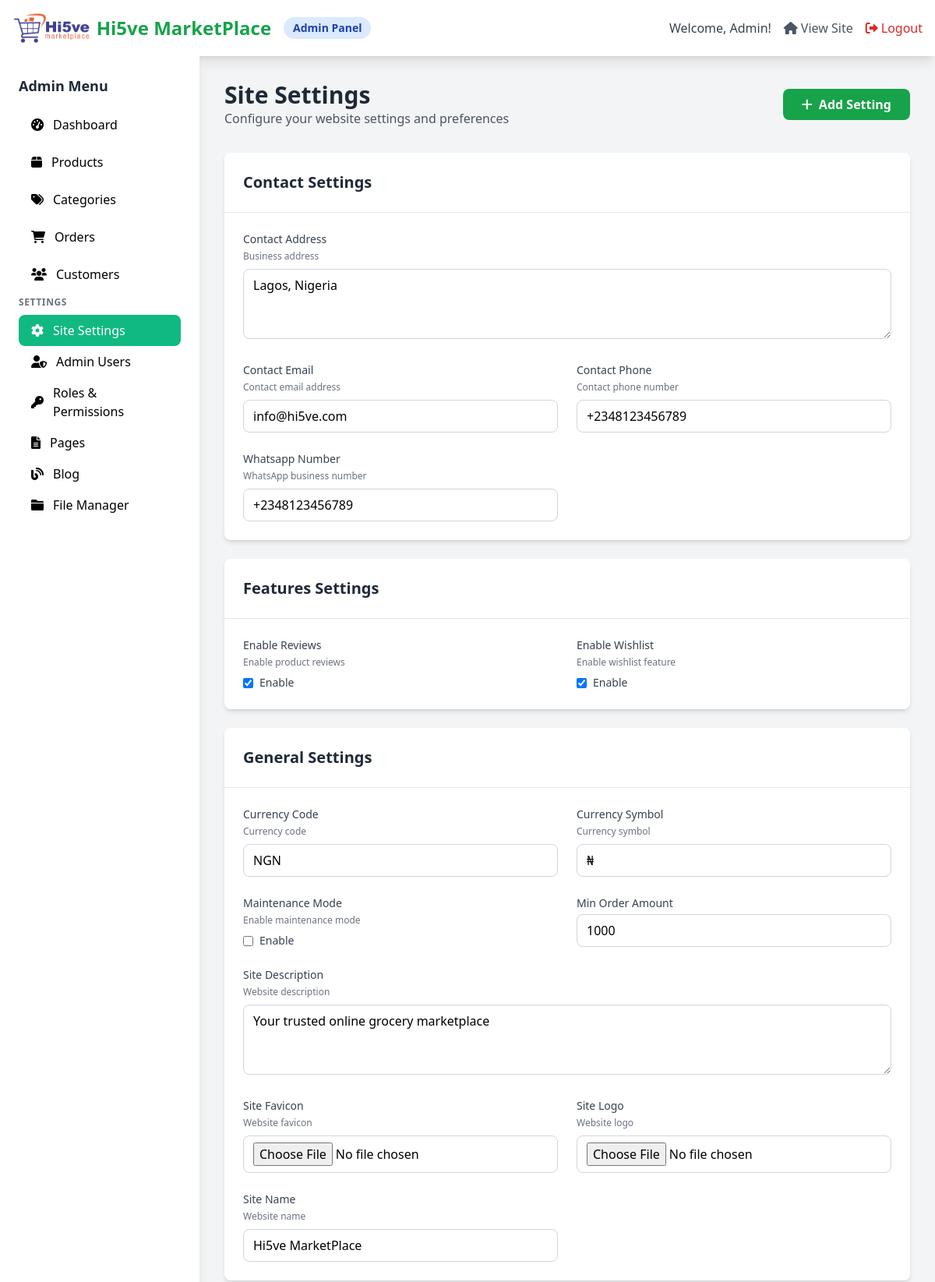
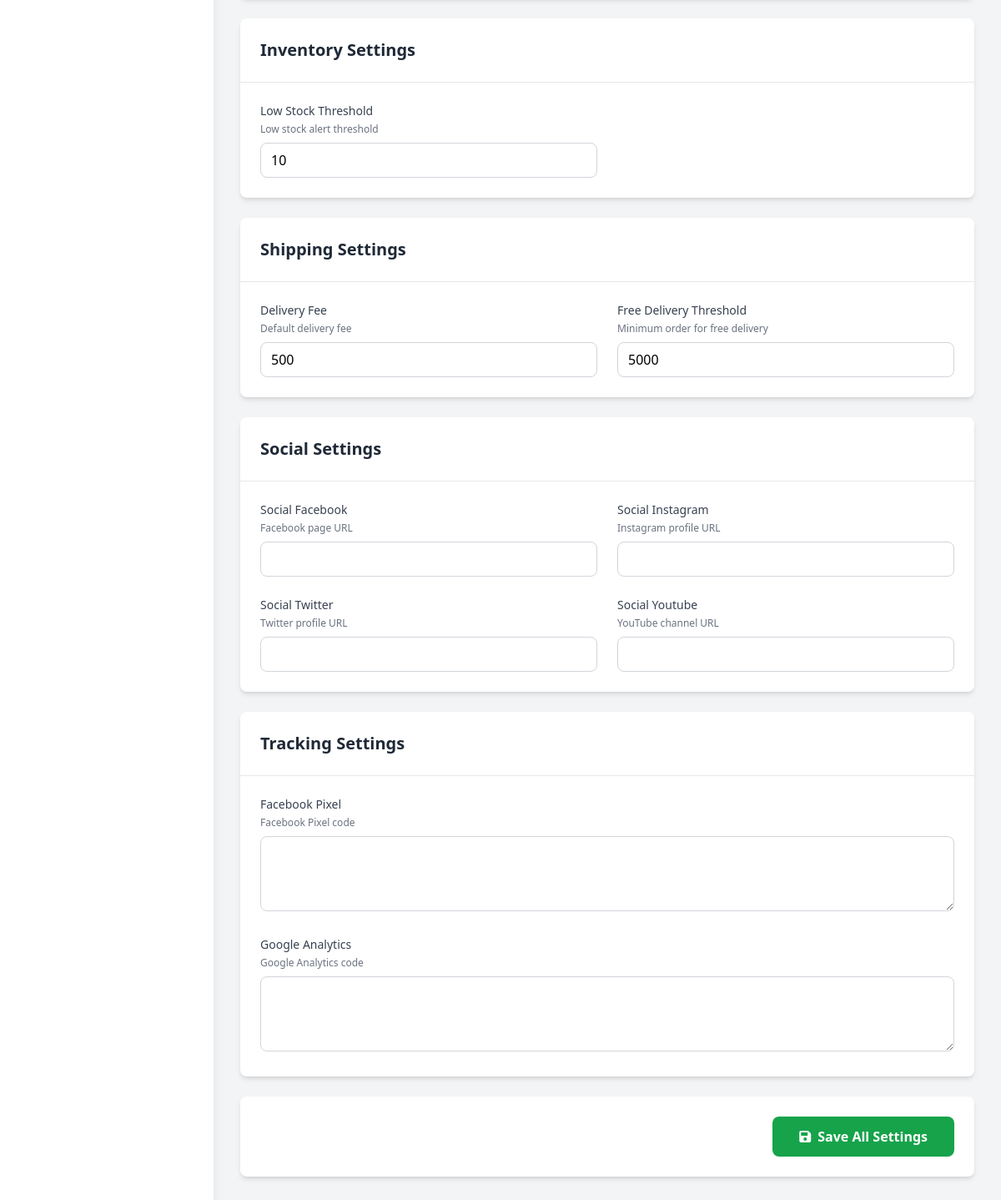
Screenshot of /admin/settings.php (signed in) with the database file from the repository (2 pictures, top to bottom).
### tables this page shows
CREATE TABLE site_settings (
    id INT PRIMARY KEY AUTO_INCREMENT,
    setting_key VARCHAR(100) NOT NULL UNIQUE,
    setting_value TEXT,
    setting_type ENUM('text', 'textarea', 'number', 'boolean', 'json', 'file') DEFAULT 'text',
    category VARCHAR(50) DEFAULT 'general',
    description TEXT,
    created_at TIMESTAMP DEFAULT CURRENT_TIMESTAMP,
    updated_at TIMESTAMP DEFAULT CURRENT_TIMESTAMP ON UPDATE CURRENT_TIMESTAMP
);

### classes/Settings.php (called while the page is built, shortened)
<?php
class Settings {
    private $conn;
    private $table = 'site_settings';
    public function __construct() {
        $database = new Database();
        $this->conn = $database->getConnection();
    }
    public function getAll($category = null) {
        try {
            $where_clause = $category ? "WHERE category = :category" : "";
            $query = "SELECT * FROM " . $this->table . " " . $where_clause . " ORDER BY category, setting_key";
            $stmt = $this->conn->prepare($query);
            $stmt->execute();
            return $stmt->fetchAll();
        } catch (PDOException $e) {
            return [];
        }
    }
    public function getGrouped() {
        try {
            $settings = $this->getAll();
            $grouped = [];
            foreach ($settings as $setting) {
                $grouped[$setting['category']][] = $setting;
            }
            return $grouped;
        } catch (Exception $e) {
            return [];
        }
    }
}
?>

### config/database.php (called while the page is built, shortened)
<?php
class Database {
    private $host = 'localhost';
    private $db_name = 'mart3';
    private $username = 'root';
    private $password = '';
    public function getConnection() {
        $this->conn = null;
        try {
            $dsn = "mysql:unix_socket=/Applications/XAMPP/xamppfiles/var/mysql/mysql.sock;dbname=" . $this->db_name;
            $this->conn = new PDO($dsn, $this->username, $this->password);
            $this->conn->setAttribute(PDO::ATTR_ERRMODE, PDO::ERRMODE_EXCEPTION);
            $this->conn->setAttribute(PDO::ATTR_DEFAULT_FETCH_MODE, PDO::FETCH_ASSOC);
        } catch(PDOException $exception) {
            try {
                $this->conn = new PDO(
                    "mysql:host=" . $this->host . ";port=3306;dbname=" . $this->db_name,
                    $this->username,
                    $this->password
                );
                $this->conn->setAttribute(PDO::ATTR_ERRMODE, PDO::ERRMODE_EXCEPTION);
                $this->conn->setAttribute(PDO::ATTR_DEFAULT_FETCH_MODE, PDO::FETCH_ASSOC);
            } catch(PDOException $fallback_exception) {
                echo "Connection error: " . $fallback_exception->getMessage();
            }
        }
        return $this->conn;
    }
}
?>

### admin/settings.php (the view, shortened to what this page needs)
<?php
require_once '../classes/Settings.php';
$settings = new Settings();
$grouped_settings = $settings->getGrouped();
include 'includes/admin_header.php';
?>
<div class="max-w-7xl mx-auto">
    <div class="flex justify-between items-center mb-8">
        <div>
            <h1 class="text-3xl font-bold text-gray-800">Site Settings</h1>
            <p class="text-gray-600">Configure your website settings and preferences</p>
        </div>
        <button onclick="toggleAddForm()" class="bg-green-600 text-white px-6 py-2 rounded-lg font-semibold hover:bg-green-700 transition duration-300">
            <i class="fas fa-plus mr-2"></i>Add Setting
        </button>
    </div>
    <form method="POST" action="">
        <?php foreach ($grouped_settings as $category => $category_settings): ?>
        <div class="bg-white rounded-lg shadow-md mb-6">
            <div class="p-6 border-b border-gray-200">
                <h2 class="text-xl font-semibold text-gray-800 capitalize"><?= htmlspecialchars($category) ?> Settings</h2>
            </div>
            <div class="p-6 grid md:grid-cols-2 gap-6">
                <?php foreach ($category_settings as $setting): ?>
                <div class="<?= $setting['setting_type'] === 'textarea' ? 'md:col-span-2' : '' ?>">
                    <div class="flex justify-between items-start mb-1">
                        <label for="setting_<?= $setting['setting_key'] ?>" class="block text-sm font-medium text-gray-700">
                            <?= ucwords(str_replace('_', ' ', $setting['setting_key'])) ?>
                        </label>
                    </div>
                    <?php if ($setting['description']): ?>
                    <p class="text-xs text-gray-500 mb-2"><?= htmlspecialchars($setting['description']) ?></p>
                    <?php endif; ?>
                    <?php
                    $input_name = "setting_{$setting['setting_key']}";
                    $input_value = htmlspecialchars($setting['setting_value']);
                    $input_class = "w-full px-3 py-2 border border-gray-300 rounded-lg focus:outline-none focus:ring-2 focus:ring-green-500";
                    switch ($setting['setting_type']):
                        case 'textarea':
                            echo "<textarea id=\"{$input_name}\" name=\"{$input_name}\" rows=\"3\" class=\"{$input_class}\">{$input_value}</textarea>";
                            break;
                        case 'number':
                            echo "<input type=\"number\" id=\"{$input_name}\" name=\"{$input_name}\" value=\"{$input_value}\" class=\"{$input_class}\">";
                            break;
                        case 'boolean':
                            $checked = $setting['setting_value'] === '1' ? 'checked' : '';
                            echo "<div class=\"flex items-center\">";
                            echo "<input type=\"checkbox\" id=\"{$input_name}\" name=\"{$input_name}\" value=\"1\" {$checked} class=\"rounded border-gray-300 text-green-600 shadow-sm focus:border-green-300 focus:ring focus:ring-green-200 focus:ring-opacity-50\">";
                            echo "<label for=\"{$input_name}\" class=\"ml-2 text-sm text-gray-700\">Enable</label>";
                            echo "</div>";
                            break;
                        case 'file':
                            echo "<div class=\"space-y-2\">";
                            echo "<input type=\"file\" id=\"{$input_name}\" name=\"{$input_name}\" class=\"{$input_class}\">";
                            echo "</div>";
                            break;
                        default:
                            echo "<input type=\"text\" id=\"{$input_name}\" name=\"{$input_name}\" value=\"{$input_value}\" class=\"{$input_class}\">";
                    endswitch;
                    ?>
                </div>
                <?php endforeach; ?>
            </div>
        </div>
        <?php endforeach; ?>
        <div class="bg-white rounded-lg shadow-md p-6">
            <div class="flex justify-end">
                <button type="submit" class="bg-green-600 text-white px-8 py-3 rounded-lg font-semibold hover:bg-green-700 transition duration-300">
                    <i class="fas fa-save mr-2"></i>Save All Settings
                </button>
            </div>
        </div>
    </form>
</div>
<?php include 'includes/admin_footer.php'; ?>

### admin/includes/admin_header.php (shortened to what this page needs)
<!DOCTYPE html>
<html lang="en">
<head>
    <script src="https://cdn.tailwindcss.com"></script>
    <link rel="stylesheet" href="https://cdnjs.cloudflare.com/ajax/libs/font-awesome/6.0.0/css/all.min.css">
</head>
<body class="bg-gray-100">
    <nav class="bg-white shadow-lg">
        <div class="max-w-7xl mx-auto px-4">
            <div class="flex justify-between items-center py-4">
                <div class="flex items-center">
                    <a href="../index.php" class="flex items-center">
                        <img src="../assets/images/logo.png" alt="Hi5ve MarketPlace" class="h-10 w-auto mr-2">
                        <span class="text-2xl font-bold text-green-600">Hi5ve MarketPlace</span>
                    </a>
                    <span class="ml-4 px-3 py-1 bg-blue-100 text-blue-800 rounded-full text-sm font-semibold">
                        Admin Panel
                    </span>
                </div>
                <div class="flex items-center space-x-4">
                    <span class="text-gray-700">Welcome, <?= htmlspecialchars($_SESSION['first_name']) ?>!</span>
                    <a href="../index.php" class="text-gray-600 hover:text-green-600">
                        <i class="fas fa-home mr-1"></i>View Site
                    </a>
                    <a href="../logout.php" class="text-red-600 hover:text-red-700">
                        <i class="fas fa-sign-out-alt mr-1"></i>Logout
                    </a>
                </div>
            </div>
        </div>
    </nav>
    <div class="flex">
        <div class="w-64 bg-white shadow-lg min-h-screen">
            <div class="p-6">
                <h3 class="text-lg font-semibold text-gray-800 mb-4">Admin Menu</h3>
                <nav class="space-y-2">
                    <a href="index.php" class="sidebar-link flex items-center px-4 py-2 rounded-lg transition duration-300 <?= basename($_SERVER['PHP_SELF']) == 'index.php' ? 'active' : '' ?>">
                        <i class="fas fa-tachometer-alt mr-3"></i>Dashboard
                    </a>
                    <a href="products.php" class="sidebar-link flex items-center px-4 py-2 rounded-lg transition duration-300 <?= basename($_SERVER['PHP_SELF']) == 'products.php' ? 'active' : '' ?>">
                        <i class="fas fa-box mr-3"></i>Products
                    </a>
                    <a href="categories.php" class="sidebar-link flex items-center px-4 py-2 rounded-lg transition duration-300 <?= basename($_SERVER['PHP_SELF']) == 'categories.php' ? 'active' : '' ?>">
                        <i class="fas fa-tags mr-3"></i>Categories
                    </a>
                    <a href="orders.php" class="sidebar-link flex items-center px-4 py-2 rounded-lg transition duration-300 <?= basename($_SERVER['PHP_SELF']) == 'orders.php' ? 'active' : '' ?>">
                        <i class="fas fa-shopping-cart mr-3"></i>Orders
                    </a>
                    <a href="customers.php" class="sidebar-link flex items-center px-4 py-2 rounded-lg transition duration-300 <?= basename($_SERVER['PHP_SELF']) == 'customers.php' ? 'active' : '' ?>">
                        <i class="fas fa-users mr-3"></i>Customers
                    </a>
                    <div class="mt-4">
                        <h4 class="text-xs font-semibold text-gray-500 uppercase tracking-wider mb-2">Settings</h4>
                        <a href="settings.php" class="sidebar-link flex items-center px-4 py-2 rounded-lg transition duration-300 <?= basename($_SERVER['PHP_SELF']) == 'settings.php' ? 'active' : '' ?>">
                            <i class="fas fa-cog mr-3"></i>Site Settings
                        </a>
                        <a href="admin-users.php" class="sidebar-link flex items-center px-4 py-2 rounded-lg transition duration-300 <?= basename($_SERVER['PHP_SELF']) == 'admin-users.php' ? 'active' : '' ?>">
                            <i class="fas fa-user-shield mr-3"></i>Admin Users
                        </a>
                        <a href="roles.php" class="sidebar-link flex items-center px-4 py-2 rounded-lg transition duration-300 <?= basename($_SERVER['PHP_SELF']) == 'roles.php' ? 'active' : '' ?>">
                            <i class="fas fa-key mr-3"></i>Roles & Permissions
                        </a>
                        <a href="pages.php" class="sidebar-link flex items-center px-4 py-2 rounded-lg transition duration-300 <?= basename($_SERVER['PHP_SELF']) == 'pages.php' ? 'active' : '' ?>">
                            <i class="fas fa-file-alt mr-3"></i>Pages
                        </a>
                        <a href="blog.php" class="sidebar-link flex items-center px-4 py-2 rounded-lg transition duration-300 <?= basename($_SERVER['PHP_SELF']) == 'blog.php' ? 'active' : '' ?>">
                            <i class="fas fa-blog mr-3"></i>Blog
                        </a>
                        <a href="files.php" class="sidebar-link flex items-center px-4 py-2 rounded-lg transition duration-300 <?= basename($_SERVER['PHP_SELF']) == 'files.php' ? 'active' : '' ?>">
                            <i class="fas fa-folder mr-3"></i>File Manager
                        </a>
                    </div>
                </nav>
            </div>
        </div>
        <div class="flex-1 p-8">

### admin/includes/admin_footer.php (shortened to what this page needs)
        </div>
    </div>
</body>
</html>

### admin/includes/admin_header.php (style rules this page uses)
.sidebar-link.active { background-color: #10b981; color: white; }

### rows the page displays
site_settings: setting_key "Contact Address", description "Business address", setting_key+setting_value "Lagos, Nigeria"
site_settings: setting_key "Contact Email", description "Contact email address", setting_value "info@hi5ve.com"
site_settings: setting_key "Contact Phone", description "Contact phone number", setting_value "+2348123456789"
site_settings: setting_key "Whatsapp Number", description "WhatsApp business number", setting_value "+2348123456789"
site_settings: setting_key "Enable Reviews", description "Enable product reviews"
site_settings: setting_key "Enable Wishlist", description "Enable wishlist feature"
site_settings: setting_key "Currency Code", description "Currency code", setting_value "NGN"
site_settings: setting_key "Currency Symbol", description "Currency symbol", setting_value "₦"
site_settings: setting_key "Maintenance Mode", description "Enable maintenance mode"
site_settings: setting_key "Min Order Amount", setting_value "1000"
site_settings: setting_key "Site Description", description "Website description", setting_key+setting_value "Your trusted online grocery marketplace"
site_settings: setting_key "Site Favicon", description "Website favicon"
site_settings: setting_key "Site Logo", description "Website logo"
site_settings: setting_key "Site Name", description "Website name", setting_value "Hi5ve MarketPlace"
site_settings: setting_key "Low Stock Threshold", description "Low stock alert threshold", setting_value "10"
site_settings: setting_key "Delivery Fee", description "Default delivery fee", setting_value "500"
site_settings: setting_key "Free Delivery Threshold", description "Minimum order for free delivery", setting_value "5000"
site_settings: setting_key "Social Facebook", description "Facebook page URL"
site_settings: setting_key "Social Instagram", description "Instagram profile URL"
site_settings: setting_key "Social Twitter", description "Twitter profile URL"
site_settings: setting_key "Social Youtube", description "YouTube channel URL"
site_settings: setting_key "Facebook Pixel", description "Facebook Pixel code"
site_settings: setting_key "Google Analytics", description "Google Analytics code"

### other values shown
$_SESSION['first_name'] "Admin"
$category "Contact"
$category "Features"
$category "General"
$category "Inventory"
$category "Shipping"
$category "Social"
$category "Tracking"
